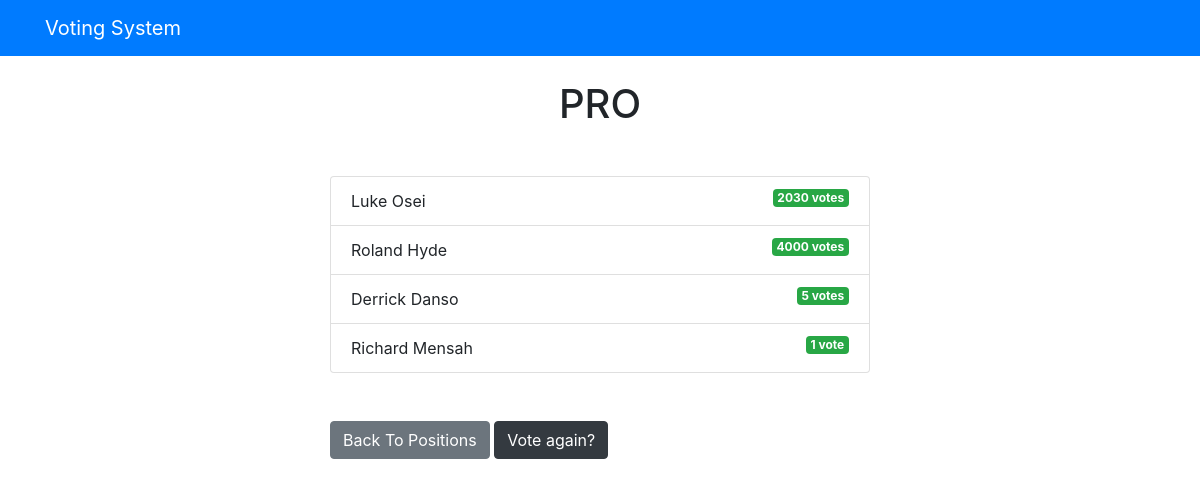
/voting/7/results/, run on the app's committed database.
### voting/models.py (models this page shows, shortened)
class Question(models.Model):
    question_text = models.CharField(max_length=200)
    pub_date = models.DateTimeField('date published')

class Choice(models.Model):
    question = models.ForeignKey(Question, on_delete=models.CASCADE)
    choice_text = models.CharField(max_length=200)
    votes = models.IntegerField(default=0)

### voting/views.py (the view)
# urls.py: path('<int:question_id>/results/', views.results, name='results'),
def results(request, question_id):
    question = get_object_or_404(Question, pk=question_id)
    return render(request, 'voting/results.html', {'question': question})

### templates/voting/results.html (shortened to what this page needs)
{% extends 'base.html' %}
{% block content %}
<h1 class="mb-5 text-center">{{ question.question_text }}</h1>
<ul class="list-group mb-5">
	{% for choice in question.choice_set.all %}
	<li class="list-group-item">
		{{ choice.choice_text }}  <span class="badge badge-success float-right">{{ choice.votes }} vote{{ choice.votes | pluralize }}</span>
	</li>
	{% endfor %}
</ul>
<a class="btn btn-secondary" href="{% url 'voting:index' %}">Back To Positions</a>
<a class="btn btn-dark" href="{% url 'voting:detail' question.id %}">Vote again?</a>
{% endblock %}

### data on the page
Question: question_text "PRO"
Choice: choice_text "Luke Osei", votes "2030", votes|pluralize "s"
Choice: choice_text "Roland Hyde", votes "4000", votes|pluralize "s"
Choice: choice_text "Derrick Danso", votes "5", votes|pluralize "s"
Choice: choice_text "Richard Mensah", votes "1"
